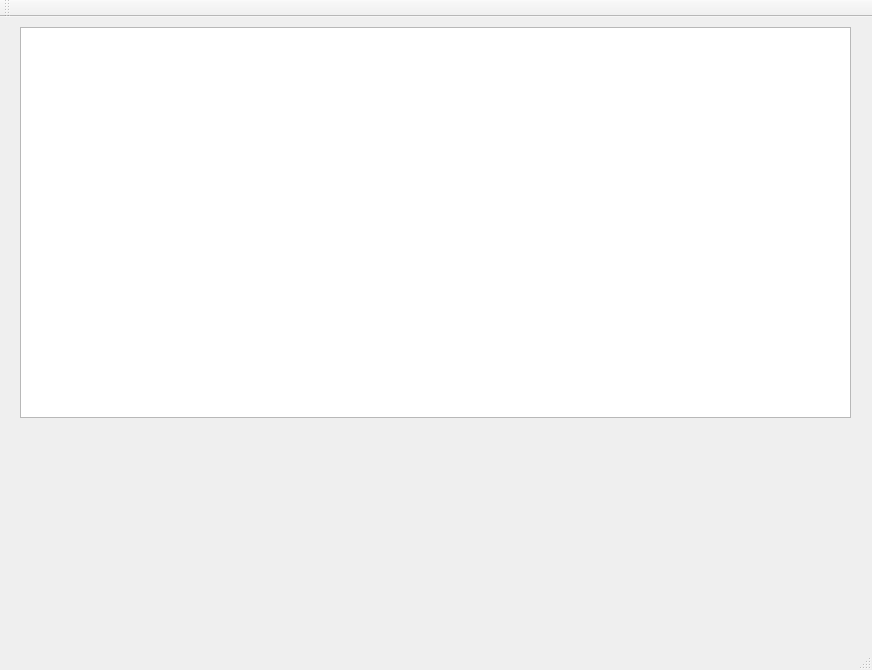
<?xml version="1.0" encoding="UTF-8"?>
<ui version="4.0">
 <class>MainWindow</class>
 <widget class="QMainWindow" name="MainWindow">
  <property name="geometry">
   <rect>
    <x>0</x>
    <y>0</y>
    <width>872</width>
    <height>670</height>
   </rect>
  </property>
  <property name="windowTitle">
   <string>MainWindow</string>
  </property>
  <widget class="QWidget" name="centralWidget">
   <widget class="QChartView" name="m_chartView">
    <property name="geometry">
     <rect>
      <x>20</x>
      <y>10</y>
      <width>831</width>
      <height>391</height>
     </rect>
    </property>
   </widget>
  </widget>
  <widget class="QMenuBar" name="menuBar">
   <property name="geometry">
    <rect>
     <x>0</x>
     <y>0</y>
     <width>872</width>
     <height>23</height>
    </rect>
   </property>
  </widget>
  <widget class="QToolBar" name="mainToolBar">
   <attribute name="toolBarArea">
    <enum>TopToolBarArea</enum>
   </attribute>
   <attribute name="toolBarBreak">
    <bool>false</bool>
   </attribute>
  </widget>
  <widget class="QStatusBar" name="statusBar"/>
 </widget>
 <layoutdefault spacing="6" margin="11"/>
 <customwidgets>
  <customwidget>
   <class>QChartView</class>
   <extends>QGraphicsView</extends>
   <header>qchartview.h</header>
  </customwidget>
 </customwidgets>
 <resources/>
 <connections/>
</ui>
